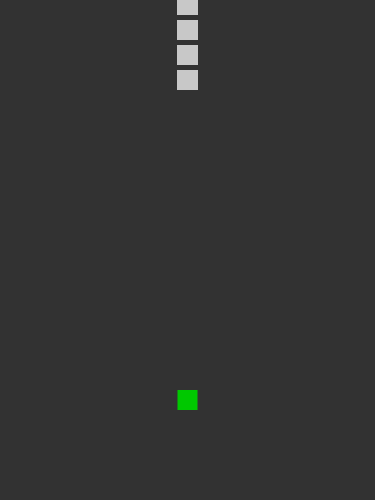
Frame 1 (no input)
Frame 60 (no input): identical to frame 1, image omitted
Frame 120 (the mouse pressed at the canvas centre since frame 60): identical to frame 1, image omitted

The p5.js sketch that drew this single still picture (run headless with seeded random() and noise() and a simulated clock; from frame 60 on, the mouse is pressed at the canvas centre):

// p5.js sketch
// ── sketch.js
const INVADER_SPACING = 5;
const INVADER_X_SPEED = 0.1;
const INVADER_SHIFT_TIME = 1;

const PADDING = 50;

const ROW = 5;
const COLUMN = 11;

const SHIP_SPEED = 2;
const SHIP_SIZE = 20;

const BULLET_SPEED = 5;
const BULLET_SIZE = 10;

var ship;
var invaders = [];
var bullets = [];
var amount;

function setup() {
	createCanvas(375, 500);

	// Setup ship
	this.ship = new ship(width/2, height - 100, SHIP_SIZE, SHIP_SPEED);
	
	// Setup Sizes
	let rectSize = width - (PADDING * 2);
	console.log("Rect Size: ", rectSize);

	let spacingRectSize = (COLUMN - 1) * INVADER_SPACING;
	console.log("Spacing Rect Size: ", spacingRectSize);

	let invaderRectSize = rectSize - spacingRectSize;
	console.log("Invader Rect Size: ", invaderRectSize);

	let invaderSize = floor(invaderRectSize / COLUMN);
	console.log("Invader Size: ", invaderSize);
	
	// Setup Invaders
	for(let i = 0; i < ROW; i++) {
		for(let j = 0; j < COLUMN; j++) {
			//let x = (INVADER_SPACING * j) + (invaderSize * (j));
			//let y = (INVADER_SPACING * i) + (invaderSize * (i - 1));
			let x = width/2;
			let y = (INVADER_SPACING * i) + (invaderSize * (i - 1));
			let inv = new invader(x, y, invaderSize, INVADER_X_SPEED);
			console.log("Invader", "(", i,",", j, ")", "Pos", "(", "x:", x, "y:", y, ")");
			this.invaders.push(inv);
		}
	}
}

function draw() {
	background(50);

	ship.show();
	ship.move();

	for(let i = 0; i < invaders.length; i++) {
		invaders[i].show();
		//invader[i].move();
	}

	for(let i = 0; i < bullets.length; i++) {
		bullets[i].show();
		bullets[i].move();

		for(let j = 0; j < invaders.length; j++) {
			if (bullets[i].hit(
				bullets[i].x, 
				bullets[i].y, 
				bullets[i].size, 
				bullets[i].size, 
				invaders[j].x, 
				invaders[j].y, 
				invaders[j].size, 
				invaders[j].size, 
			)) {
				//bullets.splice(i, 1);
				console.log("Hit");
			}
			else {
				
			}
		}
	}
}

function keyPressed() {
	if (keyCode === 32) {
		var b = new bullet(this.ship.x, this.ship.y, BULLET_SIZE, BULLET_SPEED);
		this.bullets.push(b);
	}
}

function invader(x, y, size, speed) {
	this.x = x;
	this.y = y;
	this.size = size;
	this.speed = speed;
	this.dir = 1;

	this.show = function() {
		noStroke();
		fill(200, 200, 200);
		rectMode(CENTER);
		rect(this.x, this.y, this.size, this.size);
	}

	this.move = function() {
		this.x += this.speed * this.dir;
	}

	this.destroy = function() {

	}
} 

function bullet(x, y, size, speed) {
	this.x = x;
	this.y = y;
	this.size = size;
	this.speed = speed;

	this.show = function() {
		noStroke();
		fill(200, 200, 200);
		rectMode(CENTER);
		rect(this.x, this.y, this.size, this.size);
	}

	this.move = function() {
		this.y -= this.speed;
	}
	
	this.hit = function(x, y, w, h, x2, y2, w2, h2) {
		if (x + w >= x2 &&    // r1 right edge past r2 left
			x <= x2 + w2 &&    // r1 left edge past r2 right
			y + h >= y2 &&    // r1 top edge past r2 bottom
			y <= y2 + h2) {    // r1 bottom edge past r2 top
			  return true;
		}
		return false;
	}
}

function ship(x, y, size, speed) {
	this.x = x;
	this.y = y;
	this.size = size;
	this.speed = speed;
	this.dir = 0;

	this.show = function() {
		noStroke();
		fill(0, 200, 0);
		rectMode(CENTER);
		rect(this.x, this.y, this.size, this.size);
	}

	this.move = function() {
		if (keyIsDown(LEFT_ARROW) || keyIsDown(65)) {
			this.x -= 1 * speed;
		}
		if (keyIsDown(RIGHT_ARROW) || keyIsDown(68)) {
			this.x += 1 * speed;
		}
	}
}
